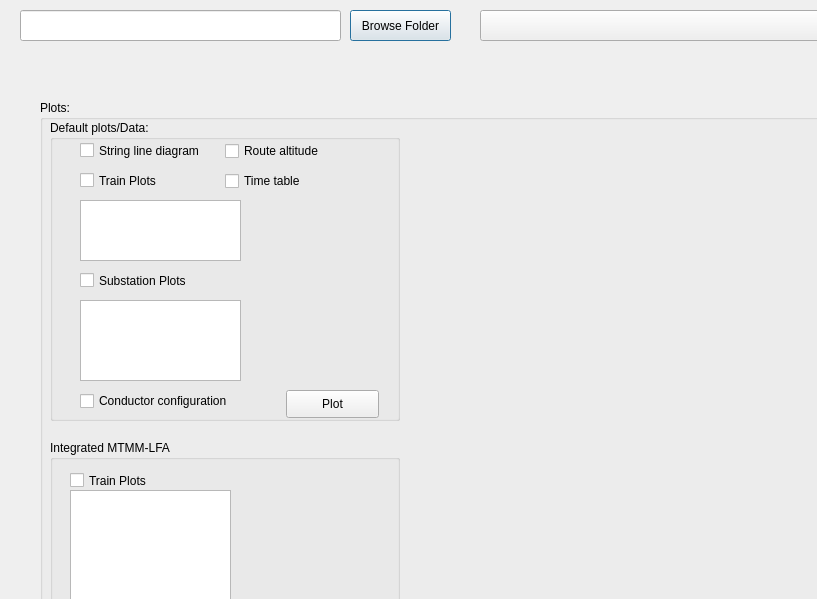
<?xml version="1.0" encoding="UTF-8"?>
<ui version="4.0">
    <class>Dialog</class>
    <widget class="QDialog" name="Dialog">
        <property name="geometry">
            <rect>
                <x>0</x>
                <y>0</y>
                <width>817</width>
                <height>599</height>
            </rect>
        </property>
        <widget class="QLineEdit" name="filename">
            <property name="geometry">
                <rect>
                    <x>20</x>
                    <y>10</y>
                    <width>321</width>
                    <height>31</height>
                </rect>
            </property>
        </widget>
        <widget class="QPushButton" name="browse">
            <property name="geometry">
                <rect>
                    <x>350</x>
                    <y>10</y>
                    <width>101</width>
                    <height>31</height>
                </rect>
            </property>
            <property name="text">
                <string>Browse Folder</string>
            </property>
        </widget>
        <widget class="QComboBox" name="options">
            <property name="geometry">
                <rect>
                    <x>480</x>
                    <y>10</y>
                    <width>400</width>
                    <height>31</height>
                </rect>
            </property>
        </widget>
        <widget class="QPushButton" name="selectbtn">
            <property name="geometry">
                <rect>
                    <x>900</x>
                    <y>10</y>
                    <width>93</width>
                    <height>31</height>
                </rect>
            </property>
            <property name="text">
                <string>Select</string>
            </property>
        </widget>
        <widget class="QGroupBox" name="groupBox_2">
            <property name="geometry">
                <rect>
                    <x>40</x>
                    <y>100</y>
                    <width>821</width>
                    <height>861</height>
                </rect>
            </property>
            <property name="title">
                <string>Plots:</string>
            </property>
            <widget class="QGroupBox" name="groupBox_3">
                <property name="geometry">
                    <rect>
                        <x>10</x>
                        <y>340</y>
                        <width>350</width>
                        <height>510</height>
                    </rect>
                </property>
                <property name="title">
                    <string>Integrated MTMM-LFA</string>
                </property>
                <widget class="QListWidget" name="listWidget_4">
                    <property name="geometry">
                        <rect>
                            <x>20</x>
                            <y>50</y>
                            <width>161</width>
                            <height>221</height>
                        </rect>
                    </property>
                </widget>
                <widget class="QCheckBox" name="Tractiveeffort">
                    <property name="geometry">
                        <rect>
                            <x>20</x>
                            <y>390</y>
                            <width>171</width>
                            <height>22</height>
                        </rect>
                    </property>
                    <property name="text">
                        <string>Tractive effort</string>
                    </property>
                </widget>
                <widget class="Line" name="line_4">
                    <property name="geometry">
                        <rect>
                            <x>140</x>
                            <y>290</y>
                            <width>20</width>
                            <height>141</height>
                        </rect>
                    </property>
                    <property name="orientation">
                        <enum>Qt::Vertical</enum>
                    </property>
                </widget>
                <widget class="QLabel" name="label_5">
                    <property name="geometry">
                        <rect>
                            <x>20</x>
                            <y>290</y>
                            <width>55</width>
                            <height>16</height>
                        </rect>
                    </property>
                    <property name="text">
                        <string>Y-axis</string>
                    </property>
                </widget>
                <widget class="QCheckBox" name="Reactivepower">
                    <property name="geometry">
                        <rect>
                            <x>20</x>
                            <y>370</y>
                            <width>171</width>
                            <height>22</height>
                        </rect>
                    </property>
                    <property name="text">
                        <string>Reactive power</string>
                    </property>
                </widget>
                <widget class="QCheckBox" name="Activepower">
                    <property name="geometry">
                        <rect>
                            <x>20</x>
                            <y>350</y>
                            <width>171</width>
                            <height>22</height>
                        </rect>
                    </property>
                    <property name="text">
                        <string>Active power</string>
                    </property>
                </widget>
                <widget class="QCheckBox" name="Voltage">
                    <property name="geometry">
                        <rect>
                            <x>20</x>
                            <y>310</y>
                            <width>171</width>
                            <height>22</height>
                        </rect>
                    </property>
                    <property name="text">
                        <string>Voltage</string>
                    </property>
                </widget>
                <widget class="QCheckBox" name="Brakingeffort">
                    <property name="geometry">
                        <rect>
                            <x>20</x>
                            <y>410</y>
                            <width>171</width>
                            <height>22</height>
                        </rect>
                    </property>
                    <property name="text">
                        <string>Braking effort</string>
                    </property>
                </widget>
                <widget class="QCheckBox" name="velocity">
                    <property name="geometry">
                        <rect>
                            <x>20</x>
                            <y>430</y>
                            <width>171</width>
                            <height>22</height>
                        </rect>
                    </property>
                    <property name="text">
                        <string>Velocity</string>
                    </property>
                </widget>
                <widget class="QCheckBox" name="Current">
                    <property name="geometry">
                        <rect>
                            <x>20</x>
                            <y>330</y>
                            <width>171</width>
                            <height>22</height>
                        </rect>
                    </property>
                    <property name="text">
                        <string>Current</string>
                    </property>
                </widget>
                <widget class="QLabel" name="label_7">
                    <property name="geometry">
                        <rect>
                            <x>170</x>
                            <y>290</y>
                            <width>55</width>
                            <height>16</height>
                        </rect>
                    </property>
                    <property name="text">
                        <string>X-axis</string>
                    </property>
                </widget>
                <widget class="QPushButton" name="mergeplotbtn">
                    <property name="geometry">
                        <rect>
                            <x>236</x>
                            <y>470</y>
                            <width>93</width>
                            <height>28</height>
                        </rect>
                    </property>
                    <property name="text">
                        <string>Merge</string>
                    </property>
                </widget>
                <widget class="QPushButton" name="subplotbtn">
                    <property name="geometry">
                        <rect>
                            <x>123</x>
                            <y>470</y>
                            <width>93</width>
                            <height>28</height>
                        </rect>
                    </property>
                    <property name="text">
                        <string>Sub Plot</string>
                    </property>
                </widget>
                <widget class="QPushButton" name="plotbtn">
                    <property name="geometry">
                        <rect>
                            <x>10</x>
                            <y>470</y>
                            <width>93</width>
                            <height>28</height>
                        </rect>
                    </property>
                    <property name="text">
                        <string>Plot</string>
                    </property>
                </widget>
                <widget class="QCheckBox" name="Trainplots">
                    <property name="geometry">
                        <rect>
                            <x>20</x>
                            <y>30</y>
                            <width>161</width>
                            <height>21</height>
                        </rect>
                    </property>
                    <property name="text">
                        <string>Train Plots</string>
                    </property>
                </widget>
                <widget class="QRadioButton" name="Time_radio">
                    <property name="geometry">
                        <rect>
                            <x>170</x>
                            <y>310</y>
                            <width>84</width>
                            <height>19</height>
                        </rect>
                    </property>
                    <property name="text">
                        <string>Time</string>
                    </property>
                </widget>
                <widget class="QRadioButton" name="Distance_radio">
                    <property name="geometry">
                        <rect>
                            <x>170</x>
                            <y>340</y>
                            <width>84</width>
                            <height>19</height>
                        </rect>
                    </property>
                    <property name="text">
                        <string>Distance</string>
                    </property>
                </widget>
            </widget>
            <widget class="QGroupBox" name="groupBox">
                <property name="geometry">
                    <rect>
                        <x>10</x>
                        <y>20</y>
                        <width>350</width>
                        <height>301</height>
                    </rect>
                </property>
                <property name="title">
                    <string>Default plots/Data:</string>
                </property>
                <widget class="QCheckBox" name="Stringline">
                    <property name="geometry">
                        <rect>
                            <x>30</x>
                            <y>20</y>
                            <width>161</width>
                            <height>21</height>
                        </rect>
                    </property>
                    <property name="text">
                        <string>String line diagram</string>
                    </property>
                </widget>
                <widget class="QListWidget" name="unselected">
                    <property name="geometry">
                        <rect>
                            <x>30</x>
                            <y>80</y>
                            <width>161</width>
                            <height>61</height>
                        </rect>
                    </property>
                </widget>
                <widget class="QCheckBox" name="Conductorconfig">
                    <property name="geometry">
                        <rect>
                            <x>30</x>
                            <y>270</y>
                            <width>171</width>
                            <height>22</height>
                        </rect>
                    </property>
                    <property name="text">
                        <string>Conductor configuration</string>
                    </property>
                </widget>
                <widget class="QPushButton" name="stringlineplot">
                    <property name="geometry">
                        <rect>
                            <x>236</x>
                            <y>270</y>
                            <width>93</width>
                            <height>28</height>
                        </rect>
                    </property>
                    <property name="text">
                        <string>Plot</string>
                    </property>
                </widget>
                <widget class="QCheckBox" name="Routealtitude">
                    <property name="geometry">
                        <rect>
                            <x>175</x>
                            <y>20</y>
                            <width>161</width>
                            <height>22</height>
                        </rect>
                    </property>
                    <property name="text">
                        <string>Route altitude</string>
                    </property>
                </widget>
                <widget class="QCheckBox" name="Timetable">
                    <property name="geometry">
                        <rect>
                            <x>175</x>
                            <y>50</y>
                            <width>141</width>
                            <height>22</height>
                        </rect>
                    </property>
                    <property name="text">
                        <string>Time table</string>
                    </property>
                </widget>
                <widget class="QCheckBox" name="Trainplots1">
                    <property name="geometry">
                        <rect>
                            <x>30</x>
                            <y>50</y>
                            <width>161</width>
                            <height>21</height>
                        </rect>
                    </property>
                    <property name="text">
                        <string>Train Plots</string>
                    </property>
                </widget>
                <widget class="QCheckBox" name="Substationplots">
                    <property name="geometry">
                        <rect>
                            <x>30</x>
                            <y>150</y>
                            <width>161</width>
                            <height>21</height>
                        </rect>
                    </property>
                    <property name="text">
                        <string>Substation Plots</string>
                    </property>
                </widget>
                <widget class="QListWidget" name="selected">
                    <property name="geometry">
                        <rect>
                            <x>30</x>
                            <y>180</y>
                            <width>161</width>
                            <height>81</height>
                        </rect>
                    </property>
                </widget>
            </widget>
        </widget>
    </widget>
    <resources/>
    <connections/>
</ui>
